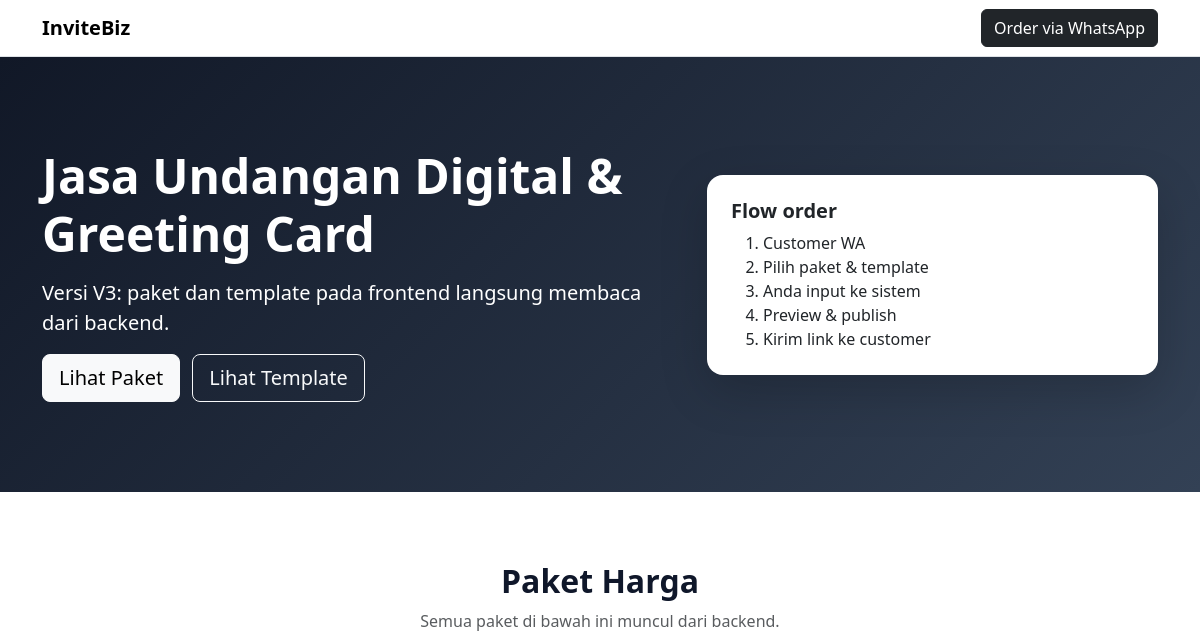
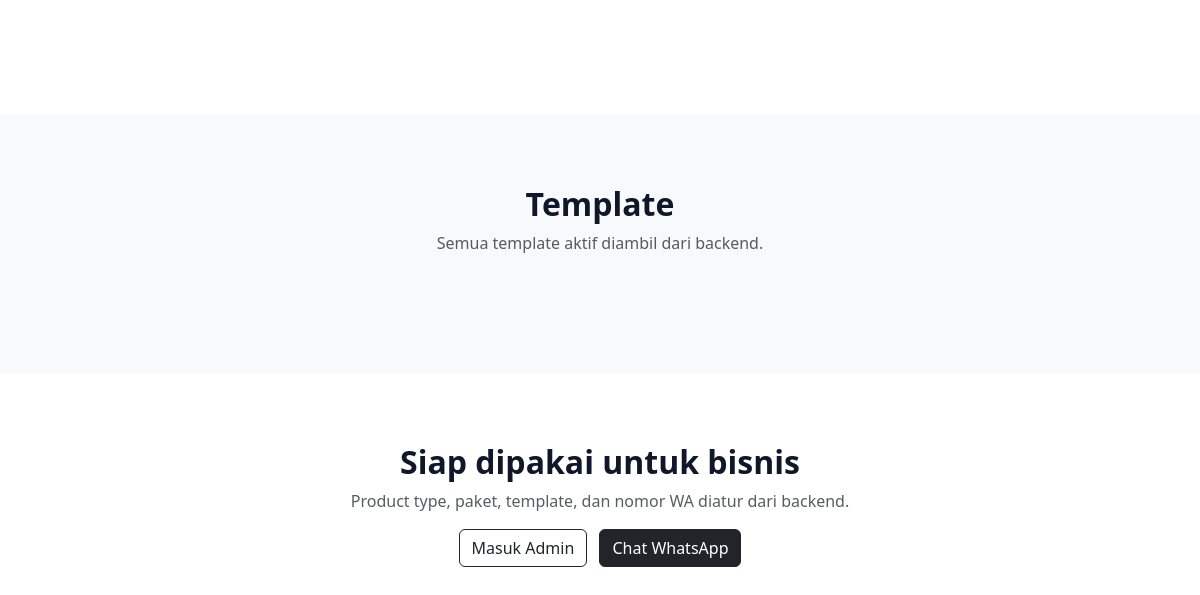
Before: / with the older database file (2 pictures, top to bottom).
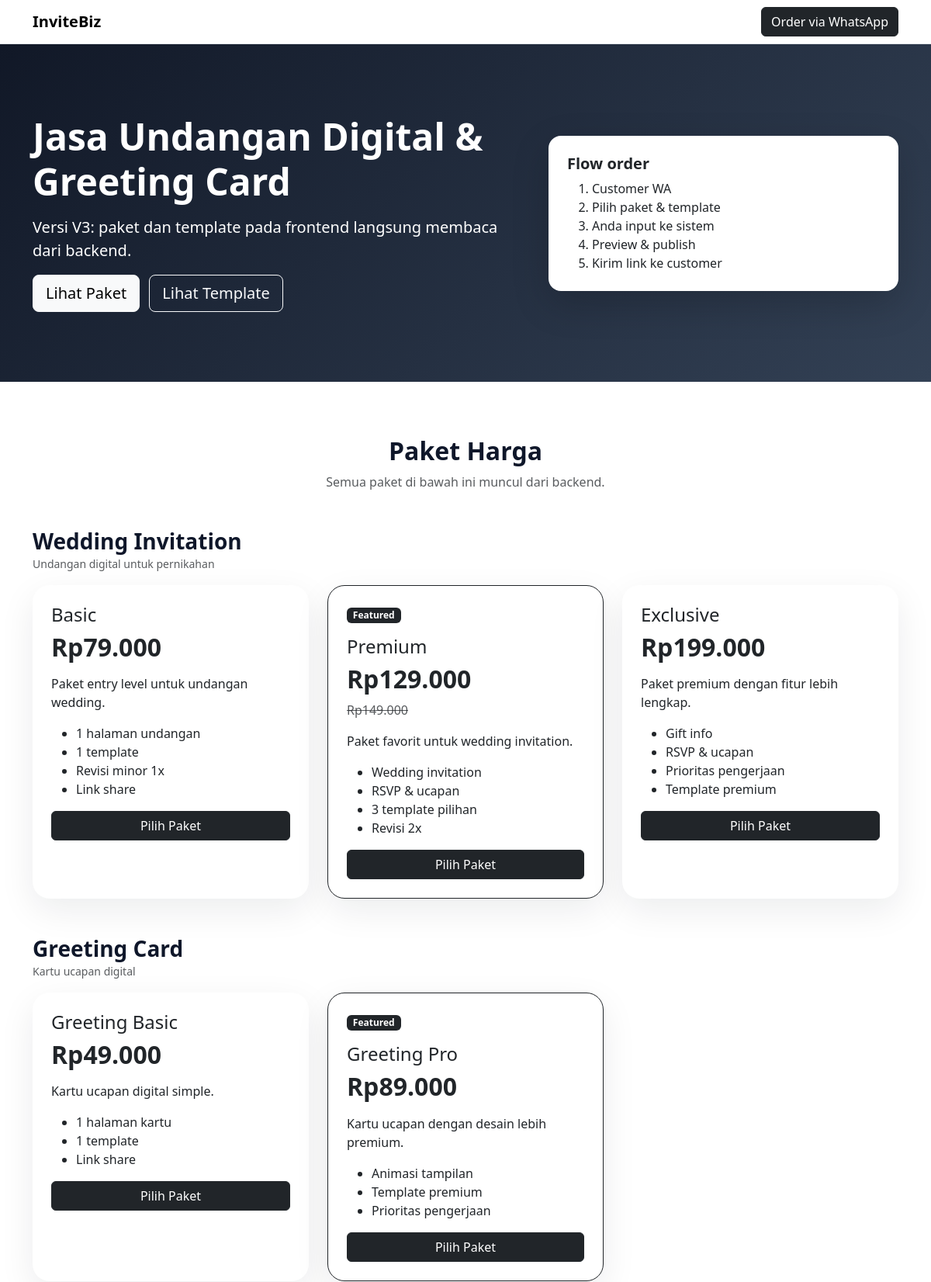
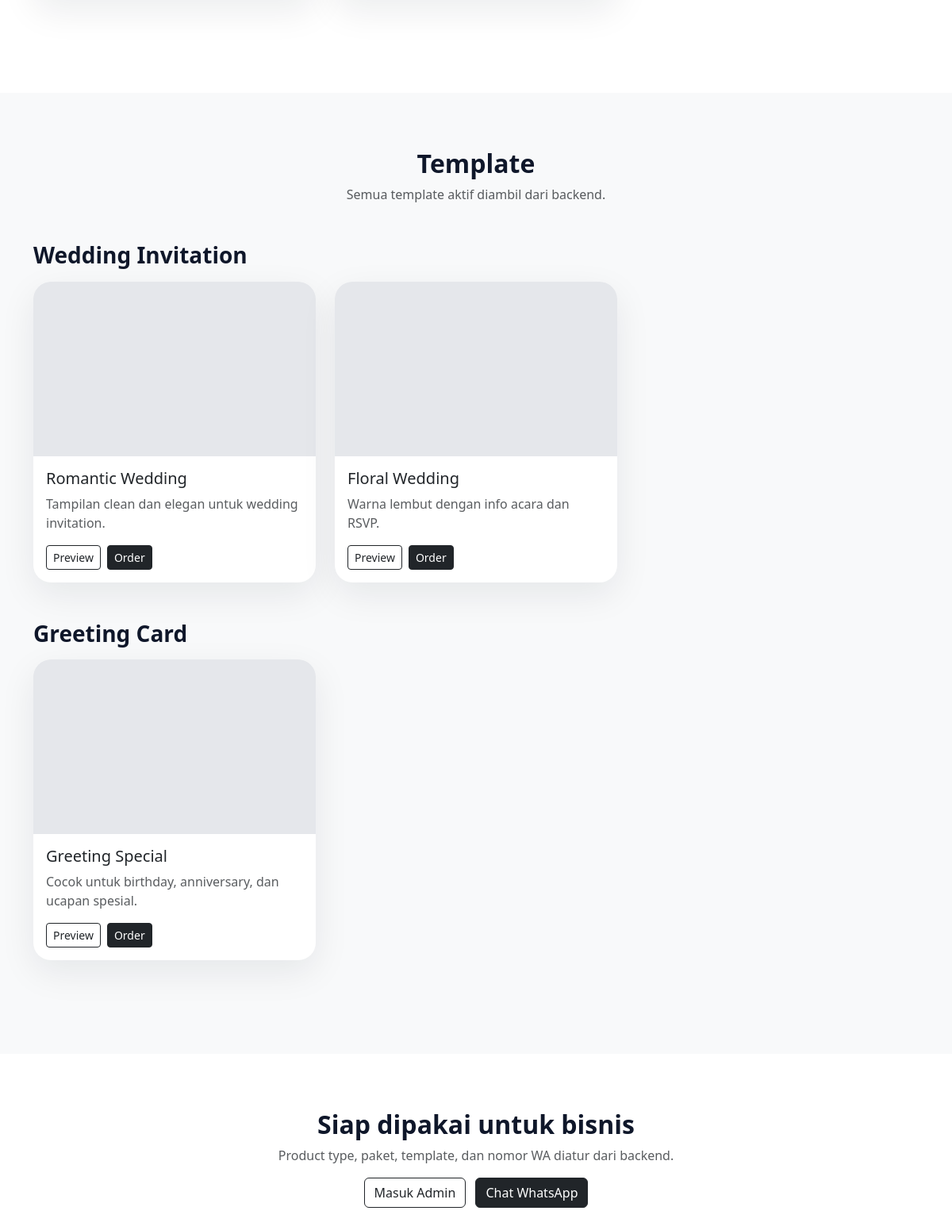
After: the same page with the newer database file (2 pictures, top to bottom).
### tables this page shows
CREATE TABLE `product_types` (
  `id` int unsigned NOT NULL AUTO_INCREMENT,
  `name` varchar(120) NOT NULL,
  `code` varchar(80) NOT NULL,
  `description` text,
  `is_active` tinyint(1) NOT NULL DEFAULT 1,
  `sort_order` int NOT NULL DEFAULT 0,
  `created_at` datetime DEFAULT NULL,
  PRIMARY KEY (`id`),
  UNIQUE KEY `code` (`code`)
);

CREATE TABLE `packages` (
  `id` int unsigned NOT NULL AUTO_INCREMENT,
  `product_type` varchar(80) NOT NULL,
  `name` varchar(120) NOT NULL,
  `price` bigint NOT NULL DEFAULT 0,
  `old_price` bigint NOT NULL DEFAULT 0,
  `description` text,
  `features` text,
  `button_text` varchar(100) DEFAULT 'Pilih Paket',
  `is_featured` tinyint(1) NOT NULL DEFAULT 0,
  `is_active` tinyint(1) NOT NULL DEFAULT 1,
  `sort_order` int NOT NULL DEFAULT 0,
  `created_at` datetime DEFAULT NULL,
  PRIMARY KEY (`id`)
);

CREATE TABLE `templates` (
  `id` int unsigned NOT NULL AUTO_INCREMENT,
  `name` varchar(120) NOT NULL,
  `folder` varchar(100) NOT NULL,
  `product_type` varchar(50) NOT NULL DEFAULT 'wedding',
  `thumbnail` text,
  `description` text,
  `demo_url` text,
  `sort_order` int NOT NULL DEFAULT 0,
  `is_active` tinyint(1) NOT NULL DEFAULT 1,
  `created_at` datetime DEFAULT NULL,
  PRIMARY KEY (`id`)
);

### application/controllers/Public_page.php (called while the page is built, shortened)
<?php
class Public_page extends MY_Controller
{
    public function __construct()
    {
        $this->load->model(array('Project_model', 'Wish_model', 'Rsvp_model', 'Guest_model', 'Template_model', 'Package_model', 'Product_type_model', 'Setting_model'));
    }
    public function home()
    {
        $product_types = $this->Product_type_model->active();
        $package_groups = array();
        $template_groups = array();
        foreach ($product_types as $type) {
            $package_groups[$type->code] = $this->Package_model->by_product($type->code);
            $template_groups[$type->code] = $this->Template_model->active_by_product($type->code);
        }
        $data['page_title'] = 'Undangan Digital & Greeting Card';
        $data['product_types'] = $product_types;
        $data['package_groups'] = $package_groups;
        $data['template_groups'] = $template_groups;
        $data['wa_number'] = $this->Setting_model->get('wa_number', '6281234567890');
        $data['brand_name'] = $this->Setting_model->get('brand_name', 'InviteBiz');
        $this->load->view('frontend/home', $data);
    }
}

### index.php (called while the page is built, shortened)
<?php
require_once BASEPATH.'core/CodeIgniter.php';

### application/models/Product_type_model.php (called while the page is built, shortened)
<?php
class Product_type_model extends CI_Model
{
    protected $table = 'product_types';
    public function active()
    {
        return $this->db->where('is_active', 1)->order_by('sort_order', 'ASC')->order_by('id', 'ASC')->get($this->table)->result();
    }
}

### application/models/Package_model.php (called while the page is built, shortened)
<?php
class Package_model extends CI_Model
{
    protected $table = 'packages';
    public function by_product($product_type)
    {
        return $this->db->where('is_active', 1)->where('product_type', $product_type)->order_by('sort_order', 'ASC')->get($this->table)->result();
    }
}

### application/models/Template_model.php (called while the page is built, shortened)
<?php
class Template_model extends CI_Model
{
    protected $table = 'templates';
    public function active_by_product($product_type)
    {
        return $this->db
            ->where('is_active', 1)
            ->group_start()
                ->where('product_type', $product_type)
                ->or_where('product_type', 'all')
            ->group_end()
            ->order_by('id', 'ASC')
            ->get($this->table)
            ->result();
    }
}

### application/views/frontend/home.php (the view, shortened to what this page needs)
<!doctype html>
<html lang="id">
<head>
    <link href="https://cdn.jsdelivr.net/npm/bootstrap@5.3.3/dist/css/bootstrap.min.css" rel="stylesheet">
</head>
<body>
<nav class="navbar navbar-expand-lg bg-white border-bottom sticky-top">
    <div class="container">
        <a class="navbar-brand fw-bold" href="<?= site_url(); ?>"><?= html_escape($brand_name); ?></a>
        <div class="ms-auto">
            <a href="https://wa.me/<?= html_escape($wa_number); ?>?text=Halo%20saya%20ingin%20order%20undangan%20digital" class="btn btn-dark">Order via WhatsApp</a>
        </div>
    </div>
</nav>
<section class="hero">
    <div class="container">
        <div class="row align-items-center g-4">
            <div class="col-lg-7">
                <h1 class="display-5 fw-bold">Jasa Undangan Digital & Greeting Card</h1>
                <p class="lead mt-3">Versi V3: paket dan template pada frontend langsung membaca dari backend.</p>
                <a href="#harga" class="btn btn-light btn-lg me-2">Lihat Paket</a>
                <a href="#template" class="btn btn-outline-light btn-lg">Lihat Template</a>
            </div>
            <div class="col-lg-5">
                <div class="bg-white text-dark p-4 rounded-4 shadow-lg">
                    <h5 class="fw-bold">Flow order</h5>
                    <ol class="mb-0">
                        <li>Customer WA</li>
                        <li>Pilih paket & template</li>
                        <li>Anda input ke sistem</li>
                        <li>Preview & publish</li>
                        <li>Kirim link ke customer</li>
                    </ol>
                </div>
            </div>
        </div>
    </div>
</section>
<section id="harga" class="section">
    <div class="container">
        <div class="text-center mb-5">
            <h2 class="fw-bold">Paket Harga</h2>
            <p class="text-muted">Semua paket di bawah ini muncul dari backend.</p>
        </div>
        <?php foreach ($product_types as $type): ?>
            <?php $items = isset($package_groups[$type->code]) ? $package_groups[$type->code] : array(); ?>
            <?php if (!empty($items)): ?>
                <div class="mb-5">
                    <div class="d-flex justify-content-between align-items-center mb-3">
                        <div>
                            <h3 class="fw-bold mb-0"><?= html_escape($type->name); ?></h3>
                            <small class="text-muted"><?= html_escape($type->description); ?></small>
                        </div>
                    </div>
                    <div class="row g-4">
                        <?php foreach ($items as $p): ?>
                            <div class="col-lg-4">
                                <div class="card price-card h-100 <?= $p->is_featured ? 'border border-dark' : ''; ?>">
                                    <div class="card-body p-4">
                                        <?php if ($p->is_featured): ?><div class="badge text-bg-dark mb-3">Featured</div><?php endif; ?>
                                        <h4><?= html_escape($p->name); ?></h4>
                                        <h2 class="fw-bold">Rp<?= number_format((float)$p->price,0,',','.'); ?></h2>
                                        <?php if (!empty($p->old_price)): ?><div class="text-decoration-line-through text-muted">Rp<?= number_format((float)$p->old_price,0,',','.'); ?></div><?php endif; ?>
                                        <p class="mt-3"><?= nl2br(html_escape($p->description)); ?></p>
                                        <ul>
                                            <?php foreach (preg_split('/
|
|
/', trim((string)$p->features)) as $f): ?>
                                                <?php if (trim($f) !== ''): ?><li><?= html_escape(trim($f)); ?></li><?php endif; ?>
                                            <?php endforeach; ?>
                                        </ul>
                                        <a class="btn btn-dark w-100" href="https://wa.me/<?= html_escape($wa_number); ?>?text=<?= rawurlencode('Halo saya ingin order paket ' . $p->name); ?>"><?= html_escape($p->button_text ?: 'Pilih Paket'); ?></a>
                                    </div>
                                </div>
                            </div>
                        <?php endforeach; ?>
                    </div>
                </div>
            <?php endif; ?>
        <?php endforeach; ?>
    </div>
</section>
<section id="template" class="section bg-light">
    <div class="container">
        <div class="text-center mb-5">
            <h2 class="fw-bold">Template</h2>
            <p class="text-muted">Semua template aktif diambil dari backend.</p>
        </div>
        <?php foreach ($product_types as $type): ?>
            <?php $items = isset($template_groups[$type->code]) ? $template_groups[$type->code] : array(); ?>
            <?php if (!empty($items)): ?>
                <div class="mb-5">
                    <h3 class="fw-bold mb-3"><?= html_escape($type->name); ?></h3>
                    <div class="row g-4">
                        <?php foreach ($items as $t): ?>
                            <div class="col-lg-4">
                                <div class="card template-card">
                                    <div class="template-preview" style="background-image:url('<?= html_escape($t->thumbnail); ?>')"></div>
                                    <div class="card-body">
                                        <h5><?= html_escape($t->name); ?></h5>
                                        <p class="text-muted"><?= html_escape($t->description); ?></p>
                                        <div class="d-flex gap-2">
                                            <?php if (!empty($t->demo_url)): ?><a href="<?= html_escape($t->demo_url); ?>" target="_blank" class="btn btn-outline-dark btn-sm">Preview</a><?php endif; ?>
                                            <a href="https://wa.me/<?= html_escape($wa_number); ?>?text=<?= rawurlencode('Halo saya ingin order template ' . $t->name); ?>" class="btn btn-dark btn-sm">Order</a>
                                        </div>
                                    </div>
                                </div>
                            </div>
                        <?php endforeach; ?>
                    </div>
                </div>
            <?php endif; ?>
        <?php endforeach; ?>
    </div>
</section>
<section class="section">
    <div class="container text-center">
        <h2 class="fw-bold">Siap dipakai untuk bisnis</h2>
        <p class="text-muted">Product type, paket, template, dan nomor WA diatur dari backend.</p>
        <a href="<?= site_url('admin/login'); ?>" class="btn btn-outline-dark me-2">Masuk Admin</a>
        <a href="https://wa.me/<?= html_escape($wa_number); ?>?text=Halo%20saya%20ingin%20bertanya%20tentang%20undangan%20digital" class="btn btn-dark">Chat WhatsApp</a>
    </div>
</section>
</body>
</html>

### application/views/frontend/home.php (style rules this page uses)
body { color:#0f172a; }
.hero { background:linear-gradient(135deg,#111827,#334155); color:#fff; padding:90px 0; }
.section { padding:70px 0; }
.price-card,.template-card { border:0; border-radius:22px; box-shadow:0 15px 45px rgba(15,23,42,.08); overflow:hidden; }
.template-preview { height:220px; background-size:cover; background-position:center; background-color:#e5e7eb; }

Changed rows visible on the page:
added product_types: name "Wedding Invitation", description "Undangan digital untuk pernikahan"
added packages: name "Basic", price "79.000", description "Paket entry level untuk undangan wedding.", features "1 halaman undangan", features "1 template", features "Revisi minor 1x", features "Link share", button_text "Pilih Paket", shown under "Wedding Invitation"
added packages: is_featured "Featured", name "Premium", price "129.000", old_price "149.000", description "Paket favorit untuk wedding invitation.", features "Wedding invitation", features "RSVP & ucapan", features "3 template pilihan", features "Revisi 2x", button_text "Pilih Paket", shown under "Wedding Invitation"
added packages: name "Exclusive", price "199.000", description "Paket premium dengan fitur lebih lengkap.", features "Gift info", features "RSVP & ucapan", features "Prioritas pengerjaan", features "Template premium", button_text "Pilih Paket", shown under "Wedding Invitation"
added product_types: name "Greeting Card", description "Kartu ucapan digital"
added packages: name "Greeting Basic", price "49.000", description "Kartu ucapan digital simple.", features "1 halaman kartu", features "1 template", features "Link share", button_text "Pilih Paket", shown under "Greeting Card"
added packages: is_featured "Featured", name "Greeting Pro", price "89.000", description "Kartu ucapan dengan desain lebih premium.", features "Animasi tampilan", features "Template premium", features "Prioritas pengerjaan", button_text "Pilih Paket", shown under "Greeting Card"
now on this page (row edited): templates: name "Romantic Wedding", description "Tampilan clean dan elegan untuk wedding invitation.", shown under "Wedding Invitation"
now on this page (row edited): templates: name "Floral Wedding", description "Warna lembut dengan info acara dan RSVP.", shown under "Wedding Invitation"
now on this page (row edited): templates: name "Greeting Special", description "Cocok untuk birthday, anniversary, dan ucapan spesial.", shown under "Greeting Card"
